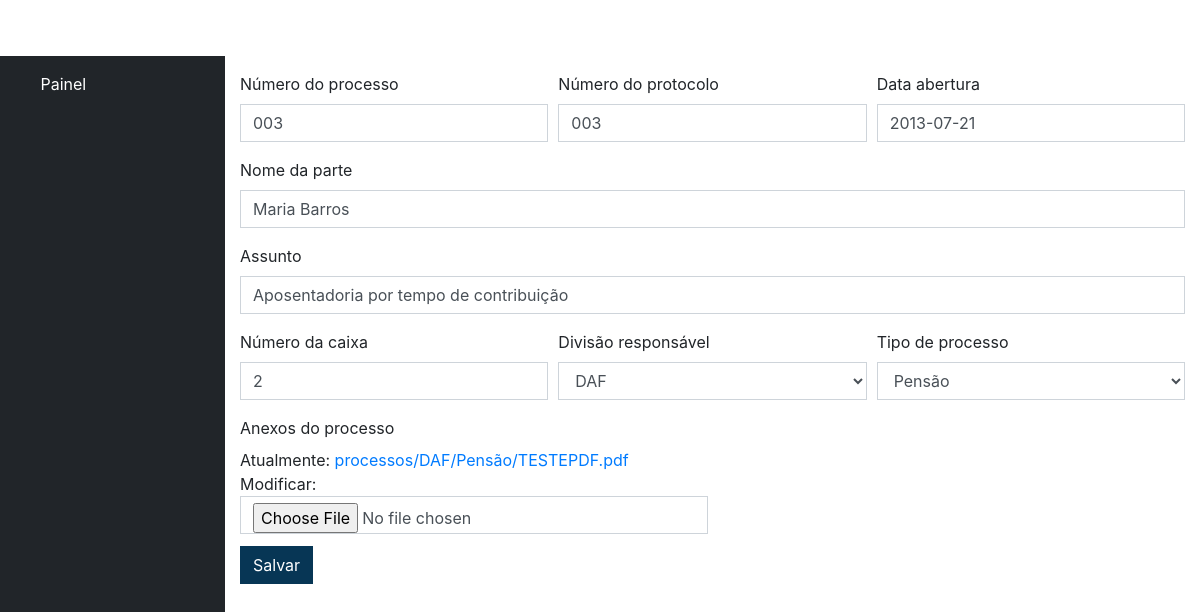
Screenshot of /editar/11 (signed in) with the database file from the repository.
### processo/models.py (models this page shows, shortened)
class Processo(models.Model):
    numero_processo = models.CharField(max_length=100, blank=False, null=False)
    protocolo_processo = models.CharField(max_length=100, blank=False, null=False)
    nome_parte_processo = models.CharField(max_length=100, blank=False, null=False)
    assunto_processo = models.CharField(max_length=250, blank=False, null=False)
    data_abertura_processo = models.DateField(blank=False, null=False)
    numero_caixa_processo = models.IntegerField()
    divisao_processo = models.ForeignKey(Divisao, on_delete=models.CASCADE)
    tipo_processo = models.ForeignKey(TipoDeProcesso, on_delete=models.CASCADE)
    arquivo_processo = models.FileField(upload_to=user_directory_path, default='sem_arquivo')
    criacao_registro = models.DateField(auto_now_add=True)
    modificacao_registro = models.DateField(auto_now=True)

### processo/views.py (the view)
# urls.py: path('editar/<str:id>', views.editar, name='editar'),
@login_required
def editar(request, id):
    obj = get_object_or_404(Processo, pk=id)
    form = ProcessoForm(instance=obj)
    if request.method == 'POST':
        form = ProcessoForm(request.POST, request.FILES, instance=obj)
        if form.is_valid():
            form.save()
            messages.info(request, 'Alterações salvas!')
            return HttpResponseRedirect('/listar/')
        else:
            return render(request, 'processo/editar.html', {'form': form, 'obj': obj})
    else:
        return render(request, 'processo/editar.html', {'form': form, 'obj': obj})

### processo/forms.py
class ProcessoForm(forms.ModelForm):
    class Meta:
        model = Processo
        fields = ('numero_processo', 'protocolo_processo',
                  'nome_parte_processo', 'assunto_processo',
                  'data_abertura_processo', 'numero_caixa_processo',
                  'divisao_processo', 'tipo_processo', 'arquivo_processo')

### processo/models.py (called while the page is built)
    def __str__(self):
        return self.nome_divisao

    def __str__(self):
        return self.nome_tipo

### processo/templatetags/tags.py (called while the page is built)
@register.filter(name='addclass')
def addclass(value, arg):
    return value.as_widget(attrs={'class': arg})

### processo/templates/processo/editar.html (shortened to what this page needs)
{% extends 'processo/base.html' %}
{% load tags %}
{% block content %}
    <form method="post" enctype="multipart/form-data">
        <div class="form-row">
            <div class="form-group col-md-4">
                <label for="numero_processo">Número do processo</label>
                {{ form.numero_processo | addclass:'form-control' }}
            </div>
            <div class="form-group col-md-4">
                <label for="protocolo_processo">Número do protocolo</label>
                {{ form.protocolo_processo | addclass:'form-control' }}
            </div>
            <div class="form-group col-md-4">
                <label for="data_abertura_processo">Data abertura</label>
                {{ form.data_abertura_processo | addclass:'form-control' }}
            </div>
        </div>
        <div class="form-group">
            <label for="nome_parte_processo">Nome da parte</label>
            {{ form.nome_parte_processo | addclass:'form-control' }}
        </div>
        <div class="form-group">
            <label for="assunto_processo">Assunto</label>
            {{ form.assunto_processo | addclass:'form-control' }}
        </div>
        <div class="form-row">
            <div class="form-group col-md-4">
                <label for="numero_caixa_processo">Número da caixa</label>
                {{ form.numero_caixa_processo | addclass:'form-control' }}
            </div>
            <div class="form-group col-md-4">
                <label for="divisao_processo">Divisão responsável</label>
                {{ form.divisao_processo | addclass:'form-control' }}
            </div>
            <div class="form-group col-md-4">
                <label for="tipo_processo">Tipo de processo</label>
                {{ form.tipo_processo | addclass:'form-control' }}
            </div>
        </div>
        <div class="form-row">
            <div class="form-group col-md-6">
                <label>Anexos do processo</label>
                <div class="custom-file">
                    {{ form.arquivo_processo | addclass:'form-control' }}
                </div>
            </div>
        </div>
        <input type="submit" class="btn btn-primary" value="Salvar">
    </form>
{% endblock %}

### rows the page displays
Processo: numero_processo "003", protocolo_processo "003", data_abertura_processo "2013-07-21", nome_parte_processo "Maria Barros", assunto_processo "Aposentadoria por tempo de contribuição", numero_caixa_processo "2", divisao_processo "DAF", tipo_processo "Pensão"
